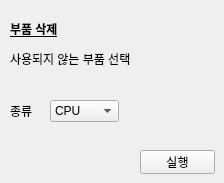
                 <widget class="QWidget" name="tab_27">
                  <attribute name="title">
                   <string>4</string>
                  </attribute>
                  <widget class="QPushButton" name="pushButtonDelete4Run">
                   <property name="geometry">
                    <rect>
                     <x>140</x>
                     <y>150</y>
                     <width>75</width>
                     <height>24</height>
                    </rect>
                   </property>
                   <property name="text">
                    <string>실행</string>
                   </property>
                  </widget>
                  <widget class="QLabel" name="label_30">
                   <property name="geometry">
                    <rect>
                     <x>10</x>
                     <y>20</y>
                     <width>201</width>
                     <height>51</height>
                    </rect>
                   </property>
                   <property name="text">
                    <string>&lt;html&gt;&lt;head/&gt;&lt;body&gt;&lt;p&gt;&lt;span style=&quot; font-weight:700; text-decoration: underline;&quot;&gt;부품 삭제&lt;/span&gt;&lt;/p&gt;&lt;p&gt;사용되지 않는 부품 선택&lt;/p&gt;&lt;/body&gt;&lt;/html&gt;</string>
                   </property>
                   <property name="alignment">
                    <set>Qt::AlignLeading|Qt::AlignLeft|Qt::AlignTop</set>
                   </property>
                  </widget>
                  <widget class="QLabel" name="label_9">
                   <property name="geometry">
                    <rect>
                     <x>10</x>
                     <y>100</y>
                     <width>71</width>
                     <height>21</height>
                    </rect>
                   </property>
                   <property name="text">
                    <string>종류</string>
                   </property>
                  </widget>
                  <widget class="QComboBox" name="comboBoxDelete4">
                   <property name="geometry">
                    <rect>
                     <x>50</x>
                     <y>100</y>
                     <width>69</width>
                     <height>22</height>
                    </rect>
                   </property>
                   <item>
                    <property name="text">
                     <string>CPU</string>
                    </property>
                   </item>
                   <item>
                    <property name="text">
                     <string>RAM</string>
                    </property>
                   </item>
                   <item>
                    <property name="text">
                     <string>VGA</string>
                    </property>
                   </item>
                   <item>
                    <property name="text">
                     <string>PowerSupply</string>
                    </property>
                   </item>
                   <item>
                    <property name="text">
                     <string>SSD</string>
                    </property>
                   </item>
                   <item>
                    <property name="text">
                     <string>HDD</string>
                    </property>
                   </item>
                  </widget>
                 </widget>
